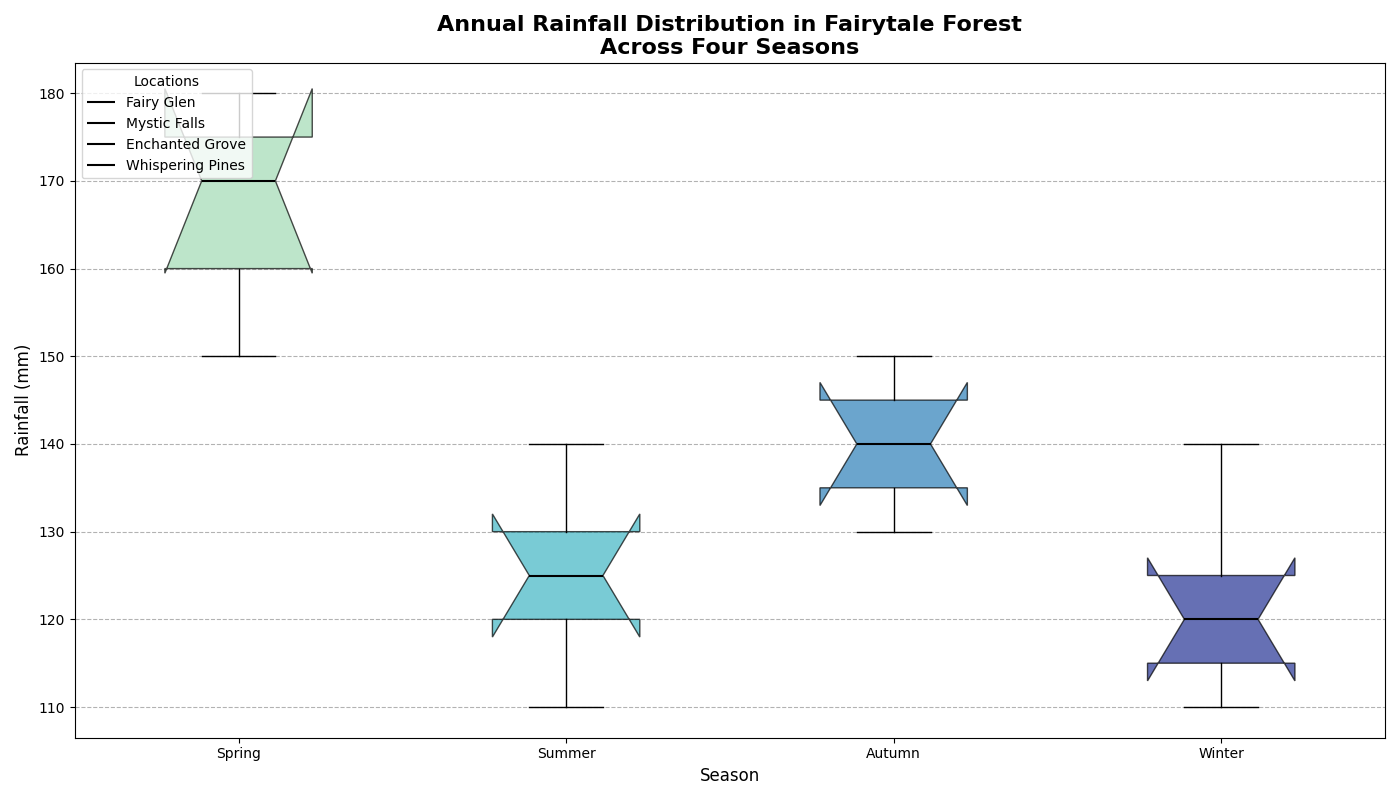

This chart was generated by the following Python code:
import matplotlib.pyplot as plt
import numpy as np

# Define thematic backstory: Fairytale Forest's Annual Rainfall Distribution Over Four Seasons
# Imagine a mystical forest where fairies manage the weather. The data represents rainfall measured in millimeters.

# Seasons
seasons = ['Spring', 'Summer', 'Autumn', 'Winter']

# Generate artificial data for each location and season (in millimeters)
rainfall_data = {
    'Fairy Glen':    [160, 120, 130, 110],  # Spring, Summer, Autumn, Winter
    'Mystic Falls':  [150, 110, 140, 120],
    'Enchanted Grove': [170, 130, 150, 140],
    'Whispering Pines': [180, 140, 135, 125],
    'Twilight Meadow': [175, 125, 145, 115]
}

# Prepare data for box plot: transpose to create datasets for each season across different locations
season_data = np.array(list(rainfall_data.values()))

# Create a figure and axis
fig, ax = plt.subplots(figsize=(14, 8))

# Plotting the vertical box plots for each season
boxplots = ax.boxplot(season_data, notch=True, vert=True, patch_artist=True, labels=seasons)

# Define a color palette to represent seasons
colors = ['#a1dab4', '#41b6c4', '#2c7fb8', '#253494']

# Set colors for each box plot and adjust median line properties
for patch, color, median in zip(boxplots['boxes'], colors, boxplots['medians']):
    patch.set_facecolor(color)
    patch.set_alpha(0.7)
    patch.set_edgecolor('black')
    median.set_color('black')
    median.set_linewidth(1.5)

# Customizing the plot
ax.set_title('Annual Rainfall Distribution in Fairytale Forest\nAcross Four Seasons', fontsize=16, fontweight='bold')
ax.set_ylabel('Rainfall (mm)', fontsize=12)
ax.set_xlabel('Season', fontsize=12)

# Add a grid for the y-axis to enhance readability
ax.yaxis.grid(True, linestyle='--', color='grey', alpha=0.6)

# Adding legends to explain locations
location_labels = rainfall_data.keys()
for line, label in zip(boxplots['medians'], location_labels):
    line.set_label(label)

# Add legend
ax.legend(title='Locations', fontsize=10, loc='upper left')

# Applying tight layout to prevent overlap
plt.tight_layout()

# Show the plot
plt.show()
